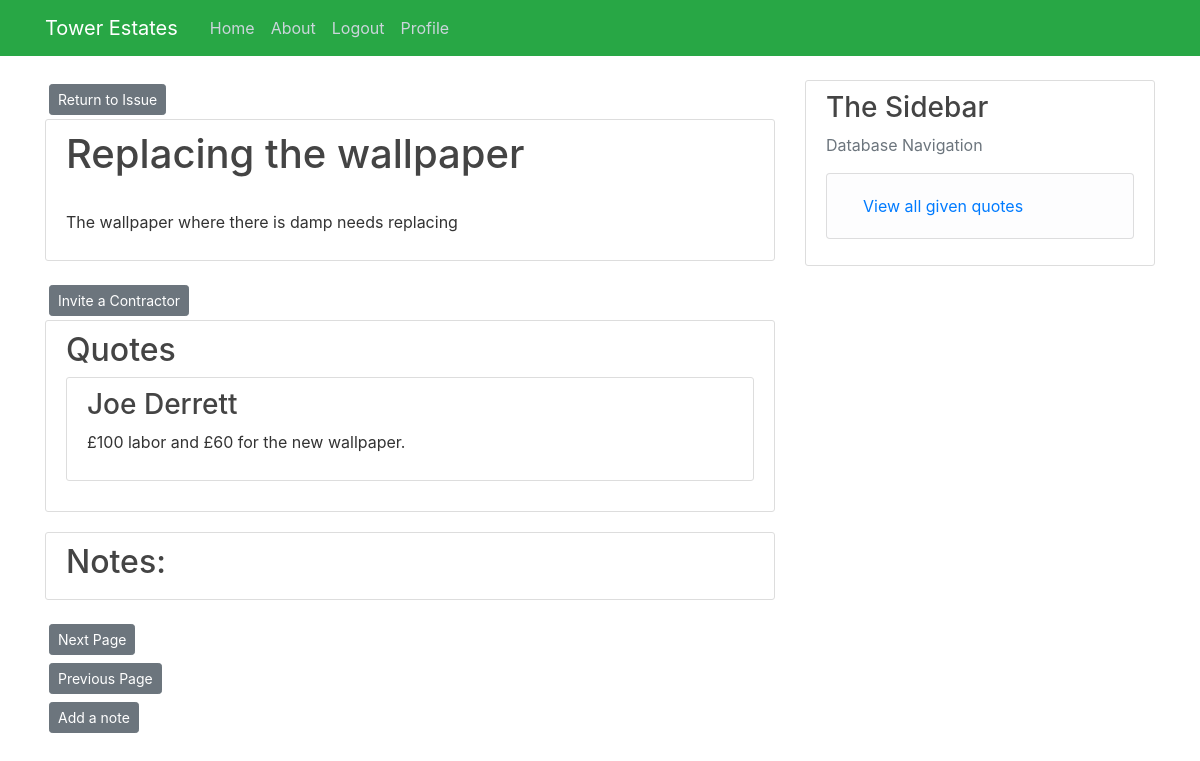
The page /Job/3 (signed in) on the database as committed earlier.
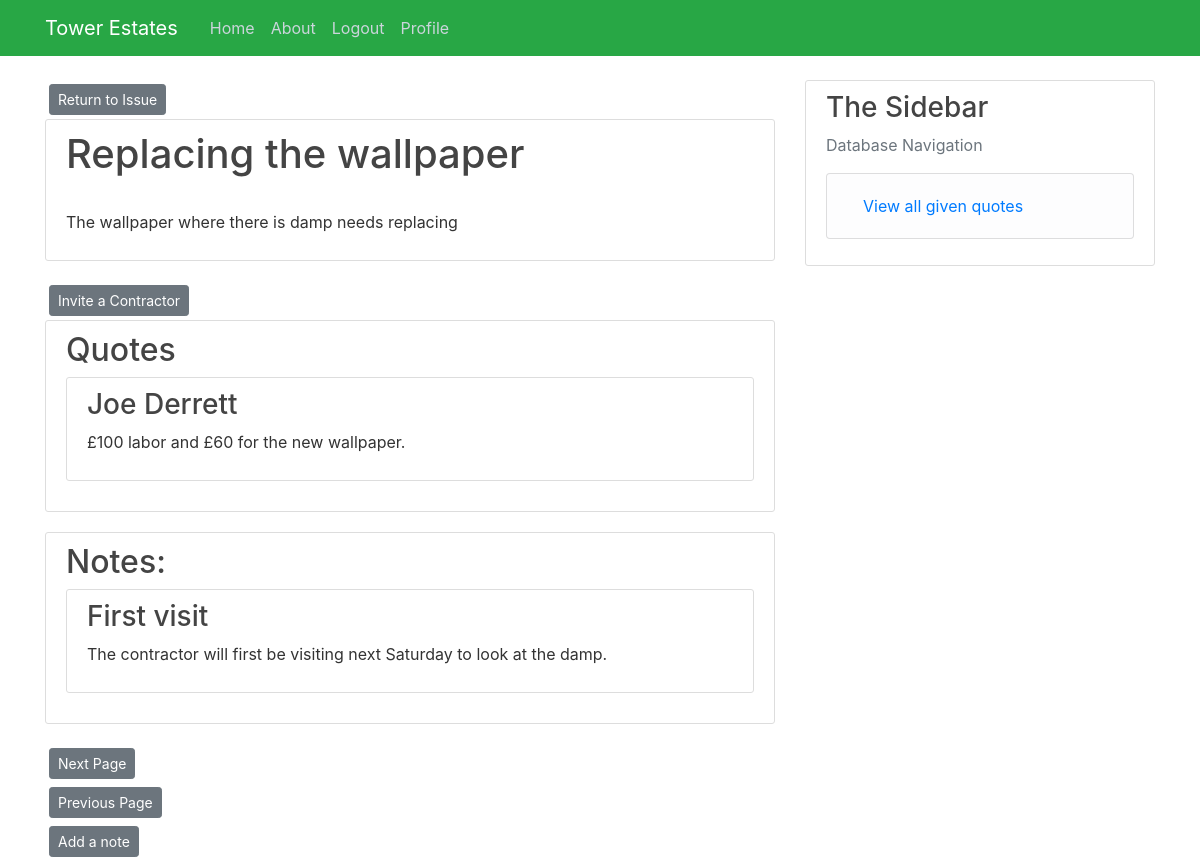
The same page on the database as committed later.
### Tower/models.py (models this page shows, shortened)
class Jobs(db.Model):
    job_id = db.Column(db.Integer, primary_key=True)
    summary = db.Column(db.String(100), nullable=False)
    content = db.Column(db.String(500), nullable=False)
    opened = db.Column(db.DateTime, nullable=False, default=datetime.utcnow())
    closed = db.Column(db.Boolean, default=False)
    issue = db.Column(db.Integer, db.ForeignKey("issue.issue_id"), nullable=False)
    quotes = db.relationship("Quotes", backref="Jobs", lazy=True, cascade="all, delete-orphan")
    notes = db.relationship("Jobs_Notes", backref="Jobs", lazy=True, cascade="all, delete-orphan")

class Quotes(db.Model):
    quote_id = db.Column(db.Integer, primary_key=True)
    created = db.Column(db.DateTime, default=datetime.utcnow)
    content = db.Column(db.String(500), nullable=False)
    chosen = db.Column(db.Boolean, default=False)
    job = db.Column(db.Integer, db.ForeignKey("jobs.job_id"), nullable=False)
    contractor = db.Column(db.Integer, db.ForeignKey("user.user_id"), nullable=False)

class User(db.Model, UserMixin):
    user_id = db.Column(db.Integer, primary_key=True)
    name = db.Column(db.String(55), nullable=False)
    phone_number= db.Column(db.String(15), nullable=False)
    role= db.Column(db.String(12), nullable=False)
    email = db.Column(db.String(120), unique=True, nullable=False)
    business= db.Column(db.String(150), nullable=True)
    password = db.Column(db.String(64), nullable=False)
    properties = db.relationship("Properties",cascade="all, delete-orphan" ,backref="User", lazy=True)
    occupants = db.relationship("Tenancies", backref="User", secondary=occupants, lazy=True)
    contractor = db.relationship("Quotes", cascade="all, delete-orphan",backref="User", lazy=True)

class Jobs_Notes(db.Model):
    note_id = db.Column(db.Integer, primary_key=True)
    job = db.Column(db.Integer, db.ForeignKey("jobs.job_id"), nullable=False)
    title = db.Column(db.String(100), nullable=False)
    content = db.Column(db.String(500), nullable=False)
    post_time = db.Column(db.DateTime, default=datetime.utcnow)

### Tower/routes.py (the view)
@app.route("/Job/<int:job_id>")
@login_required
def Job(job_id):
    page = request.args.get("page", 1, type=int)
    job = db.session.query(Jobs).filter(Jobs.job_id == job_id).first()
    quotes = db.session.query(Quotes, User).outerjoin(Quotes, User.user_id == Quotes.contractor).filter(
        Quotes.job == job_id).all()
    approved = False
    for quote in quotes:
        if quote.Quotes.chosen == True:
            approved = True
    data = db.session.query(Jobs_Notes).filter_by(job = job_id)
    notes = data.paginate(page, per_page=5)
    next_url = url_for("Job", page=notes.next_num) \
        if notes.has_next else None
    prev_url = url_for("Job", page=notes.prev_num) \
        if notes.has_prev else None
    return render_template("Job.html", title="Job page", job=job, quotes=quotes, approved=approved, notes=notes, next_url=next_url, prev_url=prev_url)

### Tower/models.py (called while the page is built)
@login_manager.user_loader
def load_user(user_id):
    return User.query.get(int(user_id))

### Tower/templates/Job.html (shortened to what this page needs)
{% extends "layout.html" %}
{% block content %}
<a class="btn btn-secondary btn-sm m-1" href="{{url_for('Issue_page', issue_id = job.issue) }}">Return to Issue</a>
<div class="content-section">
    <h2 class="account-heading"> {{ job.summary }}</h2>
    <br>
    <p>{{job.content}}</p>
</div>
<a class="btn btn-secondary btn-sm m-1" href="{{url_for('Invite_contractor', job_id = job.job_id)}}">Invite a Contractor</a>
<div class="content-section">
    <h2 class="article-title">Quotes</h2>
    {% for thing in quotes %}
        <div class="content-section">
            <h3> {{thing.User.name}}</h3>
            <p> {{thing.Quotes.content}} </p>
        </div>
    {% endfor %}
</div>
<div class="content-section">
    <h2 class="article-title">Notes: </h2>
    {% for note in notes.items %}
    <div class="content-section">
        <h3>{{note.title}}</h3>
        <p>{{note.content}}</p>
    </div>
    {%endfor%}
</div>
<div>
    <a class="btn btn-secondary btn-sm m-1" href=" {{next_url}}">Next Page</a>
</div>
<div>
    <a class="btn btn-secondary btn-sm m-1" href=" {{prev_url}}">Previous Page</a>
</div>
<div>
    <a class="btn btn-secondary btn-sm m-1" href=" {{url_for('add_job_note', job_id = job.job_id)}}">Add a note</a>
</div>
{% endblock content %}

### Tower/templates/layout.html (shortened to what this page needs)
<!DOCTYPE html>
<html lang="en">
<head>
    <link rel="stylesheet" href="https://stackpath.bootstrapcdn.com/bootstrap/4.5.2/css/bootstrap.min.css"
>
    <link rel="stylesheet" type="text/css" href="{{url_for('static', filename='main.css') }}">
</head>
<body>
<header class="site-header">
    <nav class="navbar navbar-expand-md navbar-dark bg-success fixed-top">
        <div class="container">
            <a class="navbar-brand mr-4" href="/">Tower Estates</a>
            <div class="collapse navbar-collapse" id="navbarToggle">
                <div class="navbar-nav mr-auto">
                    <a class="nav-item nav-link" href="{{ url_for('home') }}">Home</a>
                    <a class="nav-item nav-link" href="{{ url_for('about') }}">About</a>
                    {% if current_user.is_authenticated %}
                    <a class="nav item nav-link" href="{{ url_for('logout') }}">Logout</a>
                    {% else %}
                    <a class="nav-item nav-link" href="{{ url_for('login') }}">Login</a>
                    {% endif %}
                    {% if current_user.role == ('Contractor') %}
                    <a class="nav-item nav-link" href="{{ url_for('Contractor', user_id = current_user.user_id)}}">Profile</a>
                    {% endif %}
                </div>
            </div>
        </div>
    </nav>
</header>
<main role="main" class="container">
    <div class="row">
        <div class="col-md-8">
            {% block content %}{% endblock %}
        </div>
        {% if current_user.is_authenticated %}
        <div class="col-md-4">
            <div class="content-section">
                <h3>The Sidebar</h3>
                <p class='text-muted'> Database Navigation
                <ul class="list-group">
                    {% if current_user.role == ('Admin') %}
                    <li class="list-group-item list-group-item-light"><a class="nav-item nav-link"
                                                                         href="{{ url_for('search_users') }}">Search
                        Users</a></li>
                    <li class="list-group-item list-group-item-light"><a class="nav-item nav-link"
                                                                         href="{{ url_for('register') }}">Register a New
                        User</a></li>
                    <li class="list-group-item list-group-item-light"><a class="nav-item nav-link"
                                                                         href="{{ url_for('new_property') }}">New
                        Property</a></li>
                    <li class="list-group-item list-group-item-light"><a class="nav-item nav-link"
                                                                         href="{{ url_for('new_tenancy') }}">New
                        Tenancy</a></li>
                    <li class="list-group-item list-group-item-light"><a class="nav-item nav-link"
                                                                         href="{{ url_for('add_tenant') }}"> Add A
                        Tenant to a Tenancy</a></li>
                    <li class="list-group-item list-group-item-light"><a class="nav-item nav-link"
                                                                         href="{{url_for('search_properties') }}">
                        Search Properties</a></li>
                    <li class="list-group-item list-group-item-light"><a class="nav-item nav-link"
                                                                         href="{{ url_for('all_issues') }}">
                        View all open issues</a></li>
                    <li class="list-group-item list-group-item-light"><a class="nav-item nav-link"
                                                                         href="{{ url_for('all_users') }}">
                        View all users</a></li>
                    {%elif current_user.role == ('Landlord') %}
                <li class="list-group-item list-group-item-light"><a class<a class="nav-item nav-link" href="{{url_for('Landlord_issues')}}"> View all issues</a></li>
                    {%elif current_user.role == ('Contractor')%}
                <li class="list-group-item list-group-item-light"><a class<a class="nav-item nav-link" href="{{url_for('contractor_all_quotes', user_id = current_user.user_id)}}"> View all given quotes</a></li>
                    {%endif%}
                </ul>
                </p>
            </div>
        {%endif%}
        </div>
    </div>
</main>
</body>
</html>

### Tower/Static/main.css (style rules this page uses)
body { background: #ffffff; color: #333333; margin-top: 5rem; }
h1, h2, h3, h4, h5, h6 { color: #444444; }
.site-header .navbar-nav .nav-link { color: #cbd5db; }
.content-section { background: #ffffff; padding: 10px 20px; border: 1px solid #dddddd; border-radius: 3px; margin-bottom: 20px; }
.article-title { color: #444444; }
.account-heading { font-size: 2.5rem; }

Rows that differ between the two databases and show on the page:
added Jobs_Notes: title "First visit", content "The contractor will first be visiting next Saturday to look at the damp."
